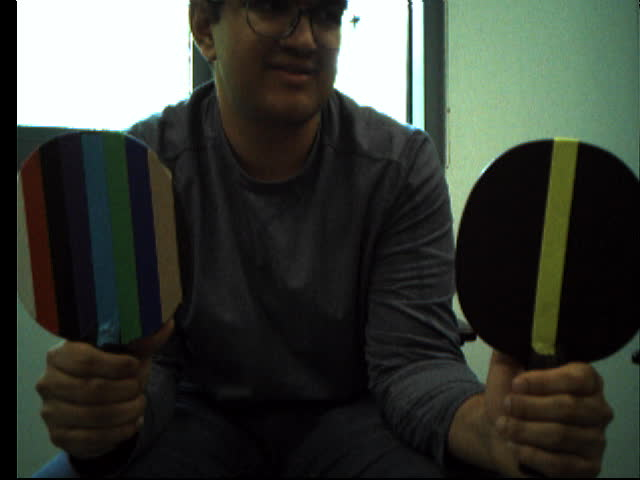
#> input picture required_functions/convolutional_blur/verilog_testbench/output1.jpg, 640 x 480 px, given in place of output1.png, which was not available
$ jupyter execute --allow-errors Naive_Angle.ipynb   (text cells are left out)
#> lines starting #> are read from the running program, lines starting #| are printed output that depends on the picture; after the words box and inside, x2 and y2 are one past the last pixel; in counts of white or black regions, pixels touching at a corner belong together; pictures that were not available may be replaced by others from this repository, and a replacement may not be noted
[cell 1]
# @title Default title text
import cv2
import numpy as np
from google.colab import files
from matplotlib import pyplot as plt

img = cv2.imread("output1.png")  # BGR format
#> img is the input picture: shape (480, 640, 3); mean B, G, R 56, 63, 58.7

# Thresholds
black_thresh = 50   # pixel is "black" if all channels <= 50
white_thresh = 205  # pixel is "white" if all channels >= 205

# Create masks
black_mask = np.all(img <= black_thresh, axis=-1)
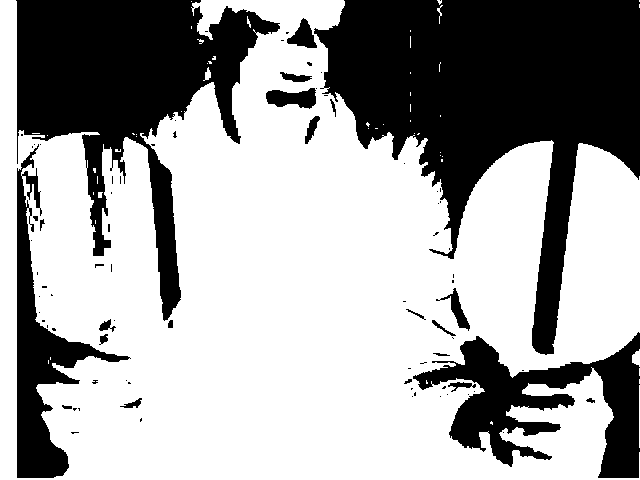
#> black_mask: shape (480, 640) bool; 63.8% white; 84 black regions (60 under 20 px), largest, box (x1, y1, x2, y2) and area: (314, 0, 640, 355) 52970, (16, 0, 280, 321) 33141, (413, 332, 640, 478) 13033
white_mask = np.all(img >= white_thresh, axis=-1)
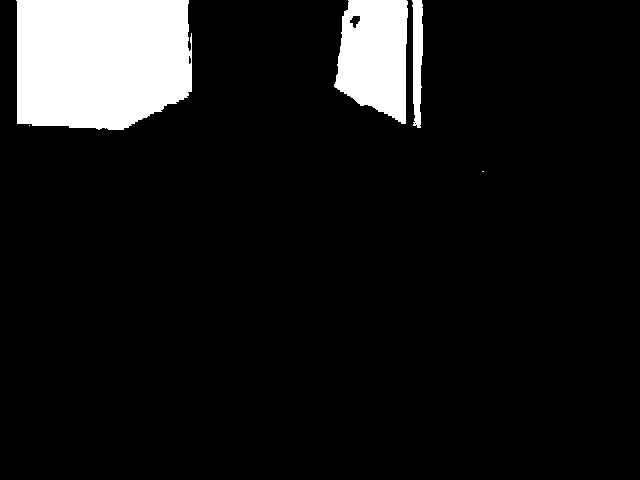
#> white_mask: shape (480, 640) bool; 9.5% white; 5 white regions (2 under 20 px), largest, box (x1, y1, x2, y2) and area: (16, 0, 192, 130) 21000, (334, 0, 408, 124) 7094, (412, 0, 423, 128) 1096

# Initialize output image to all white
output = np.full_like(img, 255)

# Set only black pixels (keep them)
output[black_mask] = [0, 0, 0]
# White pixels are already set to [255,255,255] by default
# Set left 50 columns to white
output[:, :50] = [255, 255, 255]


# Save and download
output_filename = 'filtered_bw_only.png'
cv2.imwrite(output_filename, output)
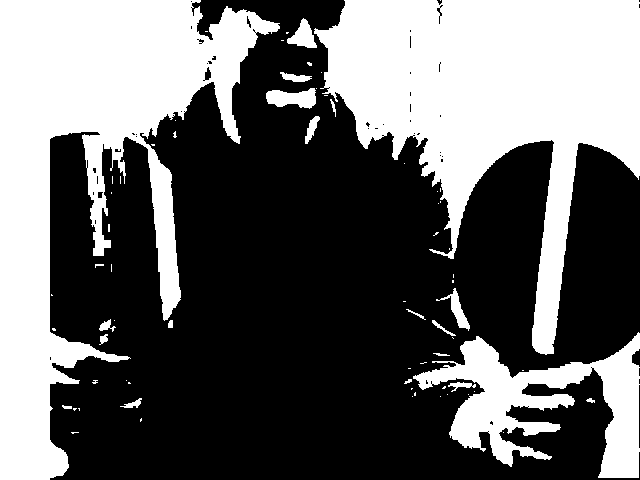
#> saved as filtered_bw_only.png: shape (480, 640, 3); 40.2% white; 70 white regions (49 under 20 px), largest, box (x1, y1, x2, y2) and area: (0, 0, 280, 480) 54641, (314, 0, 640, 355) 52970, (413, 332, 640, 478) 13033

# Display
img_rgb = cv2.cvtColor(img, cv2.COLOR_BGR2RGB)
output_rgb = cv2.cvtColor(output, cv2.COLOR_BGR2RGB)

plt.figure(figsize=(12, 6))
plt.subplot(1, 2, 1)
plt.imshow(img_rgb)
plt.title('Original Image')
plt.axis('off')

plt.subplot(1, 2, 2)
plt.imshow(output_rgb)
plt.title('Everything Else Set to White')
plt.axis('off')
plt.show()
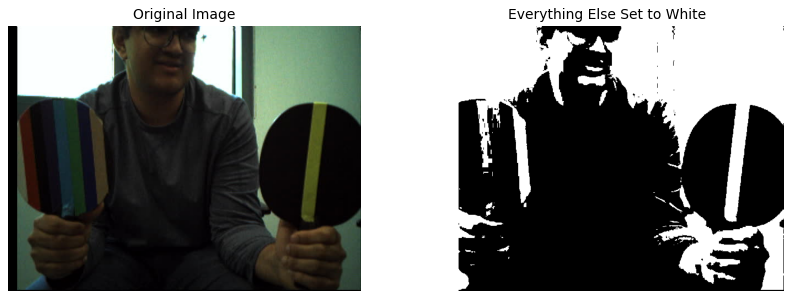
#> figure drawn by matplotlib, 2 panels

[cell 2]
import cv2
import numpy as np
from google.colab import files
from matplotlib import pyplot as plt

img = cv2.imread("output1.png", cv2.IMREAD_GRAYSCALE)
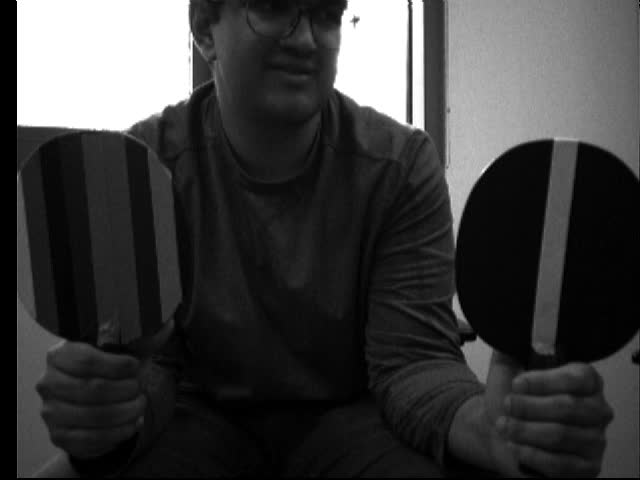
#> img: shape (480, 640); min 0, max 255, mean 61

height, width = img.shape
#> height = 480; width = 640

# Threshold to ensure binary image
_, binary = cv2.threshold(img, 127, 255, cv2.THRESH_BINARY)
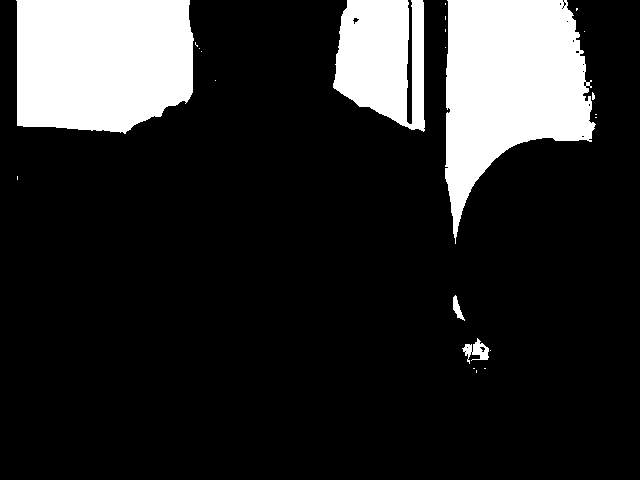
#> binary: shape (480, 640); 17.3% white; 23 white regions (18 under 20 px), largest, box (x1, y1, x2, y2) and area: (445, 0, 596, 244) 21957, (16, 0, 194, 134) 21571, (333, 0, 425, 132) 9210, (462, 338, 489, 364) 319, (453, 295, 465, 321) 134

# Initialize corner values
top_y = height
#> top_y = 480
bottom_y = -1
left_x = width
#> left_x = 640
right_x = -1

# Coordinates of the corners
topmost = (0, top_y)
#> topmost = (0, 480)
bottommost = (0, bottom_y)
leftmost = (left_x, 0)
#> leftmost = (640, 0)
rightmost = (right_x, 0)

# Iterate through every pixel (streamed approach)
for y in range(height):
    for x in range(width):
        pixel = binary[y, x]
        if pixel == 0:  # black pixel
            # Topmost
            if y < top_y:
                top_y = y
                topmost = (x, y)

            # Bottommost
            if y > bottom_y:
                bottom_y = y
                bottommost = (x, y)

            # Leftmost
            if x < left_x:
                left_x = x
                leftmost = (x, y)

            # Rightmost
            if x > right_x:
                right_x = x
                rightmost = (x, y)
#> after the loop, bottom_y = 479; bottommost = (0, 479); left_x = 0; leftmost = (0, 0); right_x = 639; rightmost = (639, 0); top_y = 0; topmost = (0, 0)

# Print results
print("Topmost:    ", topmost)
#| Topmost:     (0, 0)
print("Bottommost: ", bottommost)
#| Bottommost:  (0, 479)
print("Leftmost:   ", leftmost)
#| Leftmost:    (0, 0)
print("Rightmost:  ", rightmost)
#| Rightmost:   (639, 0)

# Optional: draw the corners on the image for visual confirmation
img_color = cv2.cvtColor(binary, cv2.COLOR_GRAY2BGR)
for pt in [topmost, bottommost, leftmost, rightmost]:
    cv2.circle(img_color, pt, 5, (0, 0, 255), -1)
#> this loop made 4 passes
#> img_color: shape (480, 640, 3); mean B, G, R 44.2, 44.2, 44.3

# Show image
plt.imshow(cv2.cvtColor(img_color, cv2.COLOR_BGR2RGB))
plt.title("Detected Corners")
plt.axis('off')
plt.show()

[cell 3]
import numpy as np

# Parameters
LUT_BITS = 6
LUT_SIZE = 1 << LUT_BITS  # 64
SCALE = 16  # Q4.4 fixed-point: 1.0 -> 16

# Initialize 2D LUT for fixed-point slope
slope_lut = np.zeros((LUT_SIZE, LUT_SIZE), dtype=np.uint8)

for dy_idx in range(LUT_SIZE):
    for dx_idx in range(1, LUT_SIZE):  # avoid divide-by-zero
        dy = dy_idx << 3
        dx = dx_idx << 3
        slope = dy / dx
        slope_fixed = min(int(slope * SCALE), 255)  # clamp to 8-bit
        slope_lut[dy_idx][dx_idx] = slope_fixed

# Set slope for dx = 0 case as max
slope_lut[:, 0] = 255

# Example usage
def get_slope(dx, dy):
    dx_idx = min(dx >> 3, LUT_SIZE - 1)
    dy_idx = min(dy >> 3, LUT_SIZE - 1)
    return slope_lut[dy_idx][dx_idx]

# === 3. Example corners from bounding box ===
topmost    = (529,  43)
bottommost = (414, 339)
leftmost   = (395, 316)
rightmost  = (557,  48)

# === 4. Pick best point pair ===
# Goal: large dx, not vertical
if topmost[0] > bottommost[0]:
    p1 = topmost
    p2 = leftmost
elif topmost[0] < bottommost[0]:
    p1 = leftmost
    p2 = bottommost
else:
    p1 = topmost
    p2 = bottommost

dx = abs(p2[0] - p1[0])
dy = abs(p2[1] - p1[1])

slope_q44 = get_slope(dx, dy)
slope_float = slope_q44 / SCALE

print(f"Using points: {p1} → {p2}")
print(f"dx = {dx}, dy = {dy}")
print(f"Slope (Q4.4 fixed): {slope_q44}")
print(f"Approx. slope: {slope_float:.3f}")

[cell 4]
import cv2
import numpy as np
import math
from matplotlib import pyplot as plt

# Load image (white background, black paddle)
img_path = "output1.png"
img = cv2.imread(img_path, cv2.IMREAD_GRAYSCALE)
height, width = img.shape

# Threshold to binary
_, binary = cv2.threshold(img, 127, 255, cv2.THRESH_BINARY)

# Iterate through every pixel (streamed approach)
for y in range(height):
    for x in range(width):
        pixel = binary[y, x]
        if pixel == 0:  # black pixel
            # Topmost
            if y < top_y:
                top_y = y
                topmost = (x, y)

            # Bottommost
            if y > bottom_y:
                bottom_y = y
                bottommost = (x, y)

            # Leftmost
            if x < left_x:
                left_x = x
                leftmost = (x, y)

            # Rightmost
            if x > right_x:
                right_x = x
                rightmost = (x, y)
#> after the loop, bottom_y = 479; bottommost = (414, 339); left_x = 0; leftmost = (395, 316); right_x = 639; rightmost = (557, 48); top_y = 0; topmost = (529, 43)

# Corrected logic for choosing A and B
if topmost[0] > bottommost[0]:  # compare x-coordinates
    A = topmost
#> A = (529, 43)
    B = leftmost
#> B = (395, 316)
elif topmost[0] < bottommost[0]:
    A = leftmost
    B = bottommost
else:
    A = topmost
    B = bottommost


print(A,B)
#| (529, 43) (395, 316)

# Direction vector and precomputed values
dx = B[0] - A[0]
#> dx = -134
dy = B[1] - A[1]
#> dy = 273
v2 = dx * dx + dy * dy
#> v2 = 92485
T = 40  # Thickness in pixels
max_dist2 = 400 * v2
#> max_dist2 = 36994000

# Create red rectangle overlay
img_color = cv2.cvtColor(binary, cv2.COLOR_GRAY2BGR)

for y in range(height):
    for x in range(width):
        px = x - A[0]
        py = y - A[1]
        dot_pv = px * dx + py * dy
        dot_pn = px * -dy + py * dx
        if 0 <= dot_pv <= v2 and dot_pn * dot_pn <= max_dist2:
            img_color[y, x] = [0, 0, 255]  # Red
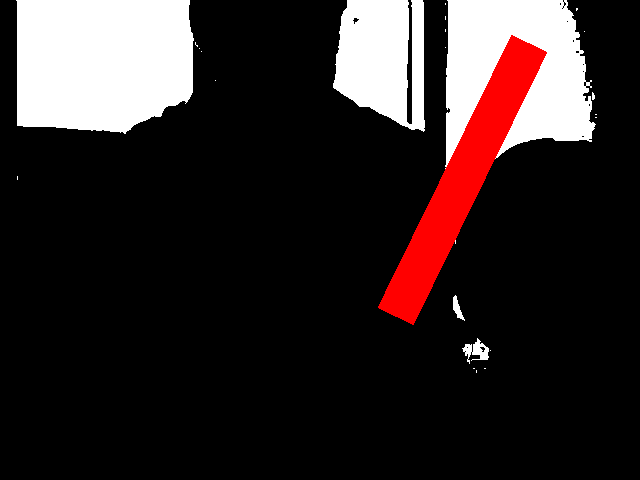
#> img_color: shape (480, 640, 3); mean B, G, R 38.6, 38.6, 48.7

# Show result
plt.figure(figsize=(8, 8))
plt.imshow(cv2.cvtColor(img_color, cv2.COLOR_BGR2RGB))
plt.title("Red Sloped Rectangle Over Paddle")
plt.axis('off')
plt.show()

[cell 5]
import cv2
import numpy as np
import math
from matplotlib import pyplot as plt

# Load grayscale image
img_path = "output2.png"
img = cv2.imread(img_path, cv2.IMREAD_GRAYSCALE)
#> (the rest of this cell did not finish here and is left out)

[cell 6]
# Initialize the LUT

# Parameters
LUT_BITS = 6
LUT_SIZE = 1 << LUT_BITS  # 64
SCALE = 16  # Q4.4 fixed-point: 1.0 -> 16

# Initialize 2D LUT for fixed-point slope
slope_lut = np.zeros((LUT_SIZE, LUT_SIZE), dtype=np.uint8)

for dy_idx in range(LUT_SIZE):
    for dx_idx in range(1, LUT_SIZE):  # avoid divide-by-zero
        dy = dy_idx << 3
        dx = dx_idx << 3
        slope = dy / dx
        slope_fixed = min(int(slope * SCALE), 255)  # clamp to 8-bit
        slope_lut[dy_idx][dx_idx] = slope_fixed
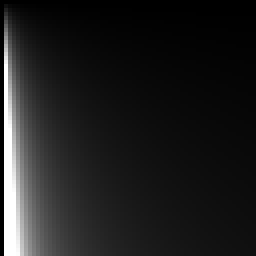
#> slope_lut: shape (64, 64) (shown 4 times larger); min 0, max 255, mean 31.3

# Set slope for dx = 0 case as max
slope_lut[:, 0] = 255
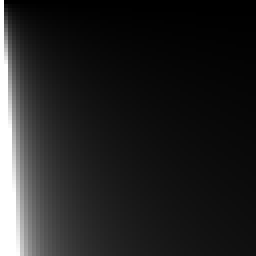
#> slope_lut: shape (64, 64) (shown 4 times larger); 1.56% of pixels changed, all inside (x1, y1, x2, y2) = (0, 0, 1, 64)

def get_slope(dx, dy):
    dx_idx = min(dx >> 3, LUT_SIZE - 1)
    dy_idx = min(dy >> 3, LUT_SIZE - 1)
    return slope_lut[dy_idx][dx_idx]

[cell 7]
# Load image (white background, black paddle)
img_path = "output1.png"
img = cv2.imread(img_path, cv2.IMREAD_GRAYSCALE)
height, width = img.shape

# Threshold to binary
_, binary = cv2.threshold(img, 127, 255, cv2.THRESH_BINARY)
top_y = height
#> top_y = 480
bottom_y = -1
left_x = width
#> left_x = 640
right_x = -1
topmost = bottommost = leftmost = rightmost = (0, 0)

# Iterate through every pixel (streamed approach)
for y in range(height):
    for x in range(width):
        pixel = binary[y, x]
        if pixel == 0:  # black pixel
            # Topmost
            if y < top_y:
                top_y = y
                topmost = (x, y)

            # Bottommost
            if y > bottom_y:
                bottom_y = y
                bottommost = (x, y)

            # Leftmost
            if x < left_x:
                left_x = x
                leftmost = (x, y)

            # Rightmost
            if x > right_x:
                right_x = x
                rightmost = (x, y)
#> after the loop, bottom_y = 479; bottommost = (0, 479); left_x = 0; leftmost = (0, 0); right_x = 639; rightmost = (639, 0); top_y = 0; topmost = (0, 0)

# Corrected logic for choosing A and B
if topmost[0] > bottommost[0]:  # compare x-coordinates
    A = topmost
    B = leftmost
elif topmost[0] < bottommost[0]:
    A = leftmost
    B = bottommost
else:
    A = topmost
#> A = (0, 0)
    B = bottommost
#> B = (0, 479)

print(A, B)
#| (0, 0) (0, 479)

dx = A[0] - B[0]
#> dx = 0
dy = B[1] - A[1]
#> dy = 479

slope = get_slope(dx, dy)
#> in get_slope, `dx_idx = min(dx >> 3, LUT_SIZE - 1)`: dx_idx = 0
#> in get_slope, `dy_idx = min(dy >> 3, LUT_SIZE - 1)`: dy_idx = 59
#> slope = 255
print(slope)
#| 255

$ run again, with augmented_reality_pong/software_references/reference_images/d8m_capture.jpg copied over required_functions/convolutional_blur/verilog_testbench/output1.jpg
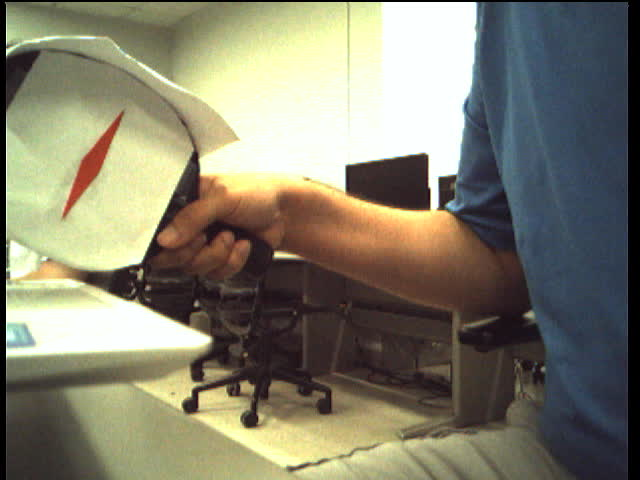
#> input picture augmented_reality_pong/software_references/reference_images/d8m_capture.jpg, 640 x 480 px, given in place of output1.png, which was not available
#> img is the input picture: shape (480, 640, 3); mean B, G, R 109.2, 127.5, 130.6
#> `black_mask = np.all(img <= black_thresh, axis=-1)`:
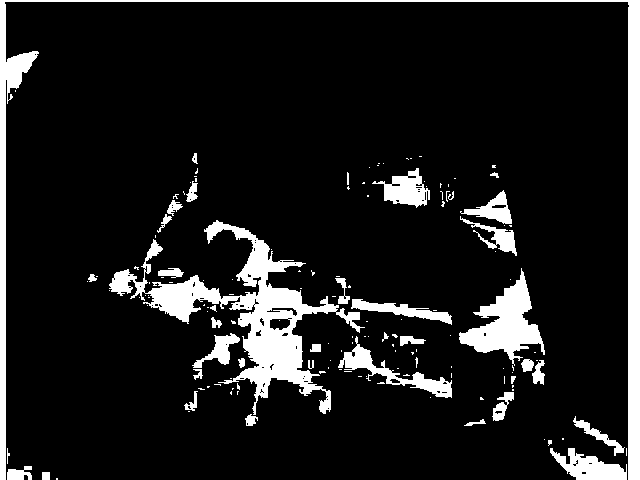
#> black_mask: shape (480, 640) bool; 11.3% white; 149 white regions (110 under 20 px), largest, box (x1, y1, x2, y2) and area: (0, 0, 640, 480) 10633, (109, 220, 365, 415) 10585, (459, 268, 545, 366) 3373
#> white_mask: shape (480, 640) bool; 12.9% white; 59 white regions (49 under 20 px), largest, box (x1, y1, x2, y2) and area: (201, 2, 476, 209) 30980, (6, 295, 210, 357) 7328, (10, 253, 36, 278) 310
#> img: shape (480, 640)
#> binary: shape (480, 640); 43.1% white; 53 white regions (39 under 20 px), largest, box (x1, y1, x2, y2) and area: (6, 2, 500, 480) 130160, (72, 2, 208, 18) 1002, (204, 369, 230, 384) 223
#> after the loop `for y in range(height):`: bottom_y = 479; bottommost = (0, 479); left_x = 0; leftmost = (0, 0); right_x = 639; rightmost = (639, 0); top_y = 0; topmost = (0, 0)
#| Topmost:     (0, 0)
#| Bottommost:  (0, 479)
#| Leftmost:    (0, 0)
#| Rightmost:   (639, 0)
#> the loop `for pt in [topmost, bottommost, leftmost, rightmost]:` made 4 passes
#> after the loop `for y in range(height):`: bottom_y = 479; bottommost = (414, 339); left_x = 0; leftmost = (395, 316); right_x = 639; rightmost = (557, 48); top_y = 0; topmost = (529, 43)
#> `B = leftmost`: B = (395, 316)
#| (529, 43) (395, 316)
#> `dx = B[0] - A[0]`: dx = -134
#> `dy = B[1] - A[1]`: dy = 273
#> v2 = 92485
#> max_dist2 = 36994000
#> after the loop `for y in range(height):`:
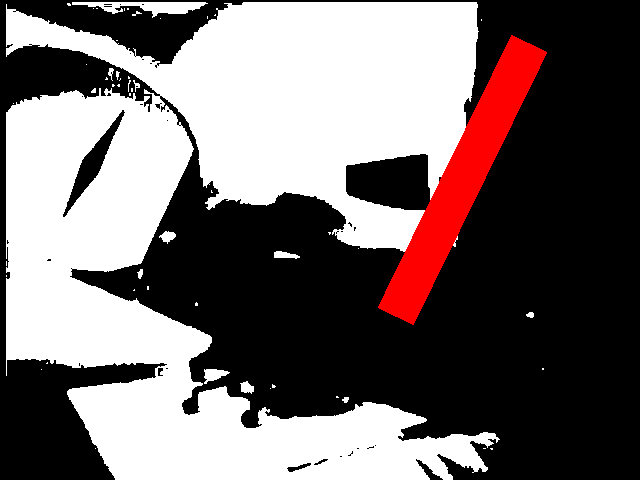
#> img_color: shape (480, 640, 3); mean B, G, R 107.9, 107.9, 117.9
#> after the loop `for y in range(height):`: bottom_y = 479; bottommost = (0, 479); left_x = 0; leftmost = (0, 0); right_x = 639; rightmost = (639, 0); top_y = 0; topmost = (0, 0)
#> `B = bottommost`: B = (0, 479)
#| (0, 0) (0, 479)
#> `dx = A[0] - B[0]`: dx = 0
#> `dy = B[1] - A[1]`: dy = 479
#> dx_idx = 0
#> dy_idx = 59
#> slope = 255
#| 255
